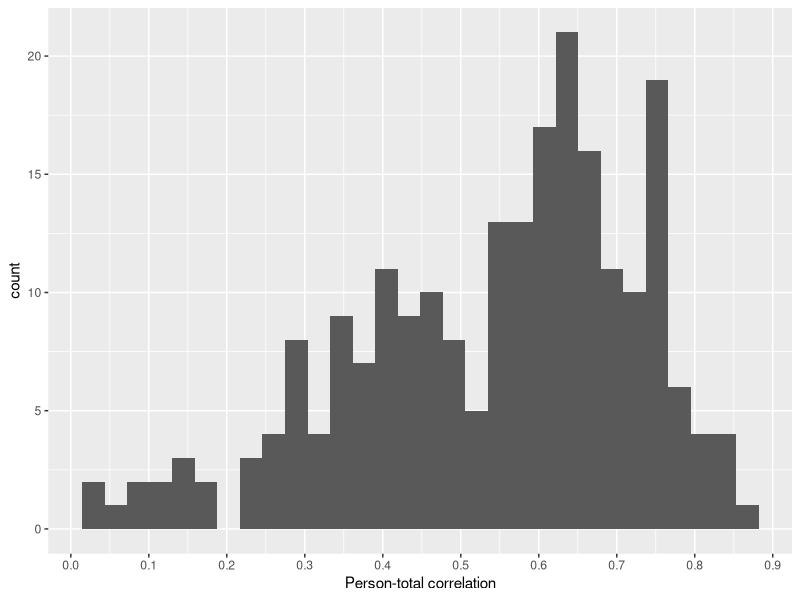

The R script that drew this image:
## ---- chunk 1
library(bookdown)
library(tidyverse)
knitr::opts_chunk$set(echo = TRUE,warning=FALSE,message = FALSE)
## ---- chunk 2
# for guessing between translations
responses_trans <- read.csv('responses-guessingtrans.csv')
control_items <- c("pyoNpyoN","katai","hayai")

responses_trans%>%
  filter(word %in% control_items)%>%
  select(Prolific.ID,word,answer,Task.Description)%>%
  group_by(Prolific.ID)%>%
  mutate(check_score=sum(answer=='correct')/sum(answer=='incorrect'|answer=='correct'))%>%
  select(-word,-answer)%>%
  unique()->examine_participants

# results from the following participants were excluded
exclude_participants<-c('5b3648e7f726b2000192b3f4','5f350486d0c0764216b6745e','5c426de31ddd660001c99cdd')

guesses_trans <- responses_trans%>%
  filter(!(Prolific.ID %in% exclude_participants))

# for guessing between words
guesses_words<-read_csv('responses-guessingwords.csv')
control_items <- c("pyoNpyoN","katai","hisohiso")

guesses_words%>%
  filter(form %in% control_items)%>%
  select(prolificID,form,answer,taskdesc)%>%
  group_by(prolificID)%>%
  mutate(check_score=sum(answer=='correct')/sum(answer=='incorrect'|answer=='correct'))%>%
  select(-form,-answer)%>%
  unique()->examine_participants

distribution_controlguesses <- ggplot(data=examine_participants,aes(x=check_score))+geom_histogram(bins=3)

# results from the following participants were excluded
exclude_participants <- c("5ad4d7de546e150001b695b0","5be44162fa676700011d80d7","613da3ad46281fe6d621a413")	

guesses_words <- guesses_words%>%filter(!(prolificID %in% exclude_participants))
## ---- chunk 3
# for ratings
ratings <- read_csv("responses-ratings.csv")

# control performance and task descriptions
ratings%>%
  filter(form %in% control_items)%>%
  select(prolificID,form,rating,taskdesc)%>%
  group_by(prolificID)%>%
  mutate(mean_rating=mean(rating))%>%
  select(-form,-rating)%>%
  unique()->examine_participants

distribution_controlratings <- ggplot(data=examine_participants,aes(x=mean_rating))+geom_histogram()+scale_x_continuous(n.breaks=20)

# person-total correlations
participants <- unique(ratings$prolificID)
correlations <- c()
for(p in participants){
  # get the mean ratings of everyone else
  othersratings <- ratings%>%filter(prolificID!=p)%>%
    group_by(identifier)%>%
    mutate(mean_rating=mean(rating))%>%
    select(identifier,mean_rating)%>%
    unique()
  
  # get the participants ratings
  participantratings <- ratings%>%filter(prolificID==p)%>%select(identifier,rating)
  
  # join them and compute the correlation
  compare <- left_join(participantratings,othersratings,by="identifier")
  corr <- cor(compare$rating,compare$mean_rating,use="pairwise.complete.obs")
  
  correlations <- c(correlations,corr)
}

persontotals <- data.frame(participants,correlations)%>%rename(prolificID=participants,pt_corr=correlations)

persontotal_dist <- ggplot(data=persontotals,aes(x=pt_corr))+geom_histogram()+scale_x_continuous(n.breaks=8)+labs(x="Person-total correlation")
persontotal_dist

examine_participants <- left_join(examine_participants,persontotals,by="prolificID")

exclude_participants <- c("60ccf2e72ef0587d5cc4e2cd","60ce01c71f2eaca4a5050416","5fd64479bf40a251701159d6","5c8026f0f399120012fa4238","5ca73fe6bcdcc2001291822d")

ratings <- ratings%>%
  filter(!(prolificID %in% exclude_participants))
